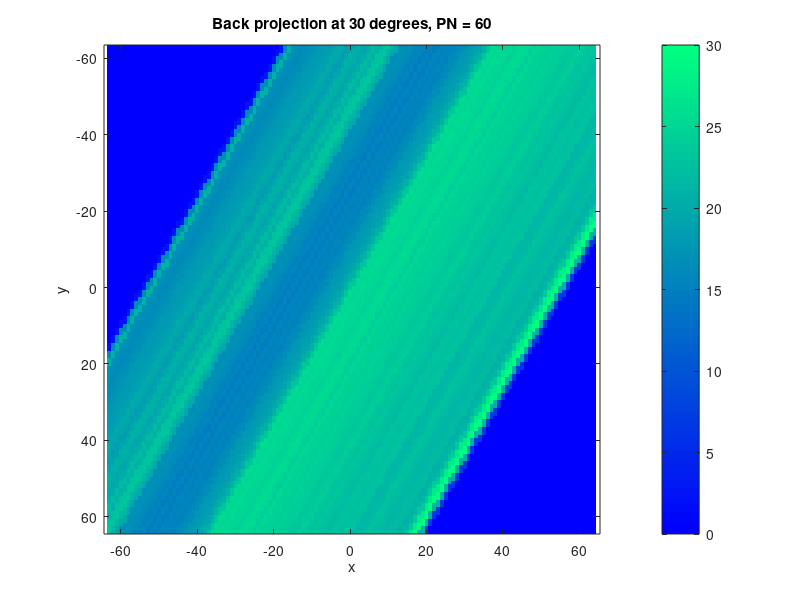

The MATLAB script that drew this image:
% Task A2: compute back projection at 30 degrees

load('128_18.mat'); %
[num_beams, num_angles] = size(sino); % 185 x 18
imageDimension = 128;

angles = linspace(10, 180, num_angles);
% loop to ensure correct angle calculation for different files
if num_angles == 18
    angle_index = find(angles == 30);
else
    [~, angle_index] = min(abs(angles - 30)); % no exact index corresponding to 30 in the 60 sinogram, 
    % need to round off like this to find the closest index to 30 degrees
end

rect = linspace(-63, 64, imageDimension); % object axis
[x, y] = meshgrid(rect, rect); % x and y coords for every image pixel

final_grid = zeros(imageDimension, imageDimension); % init empty grid to map projections onto
theta = deg2rad(30);

for i = 1:imageDimension
    for j = 1:imageDimension
        l = x(i, j)*cos(theta) + y(i, j)*sin(theta); % projection line calculation
        l_index = round(l + (num_beams - 1) / 2); % accounting for the fact that -92 <= l <= 92
        if l_index >= 1 && l_index <= num_beams % to avoid incompatible indexes being mapped
            final_grid(i, j) = sino(l_index, angle_index); % mapping corresponding sinogram value onto image pixel
        end
    end
end

imagesc(rect, rect, final_grid);  
colormap(winter);  
colorbar;  
axis equal;  
title('Back projection at 30 degrees, PN = 60');
xlabel('x');
ylabel('y');
